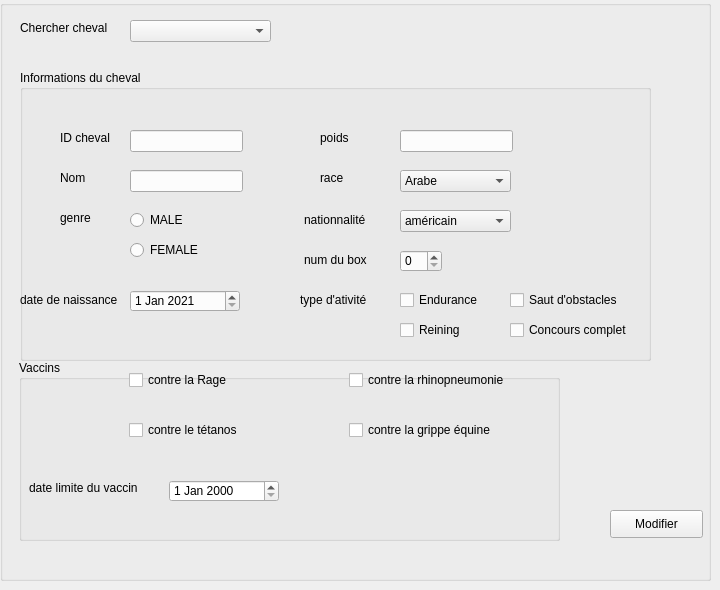
     <widget class="QWidget" name="tab_7">
      <attribute name="title">
       <string>Modifier </string>
      </attribute>
      <widget class="QGroupBox" name="groupBox_5">
       <property name="geometry">
        <rect>
         <x>0</x>
         <y>0</y>
         <width>711</width>
         <height>581</height>
        </rect>
       </property>
       <property name="title">
        <string/>
       </property>
       <widget class="QLineEdit" name="idChev_2">
        <property name="geometry">
         <rect>
          <x>130</x>
          <y>130</y>
          <width>113</width>
          <height>22</height>
         </rect>
        </property>
       </widget>
       <widget class="QLineEdit" name="nomChev_2">
        <property name="geometry">
         <rect>
          <x>130</x>
          <y>170</y>
          <width>113</width>
          <height>22</height>
         </rect>
        </property>
       </widget>
       <widget class="QLineEdit" name="poidsChev_2">
        <property name="geometry">
         <rect>
          <x>400</x>
          <y>130</y>
          <width>113</width>
          <height>22</height>
         </rect>
        </property>
       </widget>
       <widget class="QLabel" name="label_17">
        <property name="geometry">
         <rect>
          <x>60</x>
          <y>130</y>
          <width>55</width>
          <height>16</height>
         </rect>
        </property>
        <property name="text">
         <string>ID cheval</string>
        </property>
       </widget>
       <widget class="QLabel" name="label_18">
        <property name="geometry">
         <rect>
          <x>60</x>
          <y>170</y>
          <width>55</width>
          <height>16</height>
         </rect>
        </property>
        <property name="text">
         <string>Nom</string>
        </property>
       </widget>
       <widget class="QLabel" name="label_19">
        <property name="geometry">
         <rect>
          <x>60</x>
          <y>210</y>
          <width>55</width>
          <height>16</height>
         </rect>
        </property>
        <property name="text">
         <string>genre</string>
        </property>
       </widget>
       <widget class="QLabel" name="label_20">
        <property name="geometry">
         <rect>
          <x>20</x>
          <y>290</y>
          <width>111</width>
          <height>20</height>
         </rect>
        </property>
        <property name="text">
         <string>date de naissance</string>
        </property>
       </widget>
       <widget class="QLabel" name="label_21">
        <property name="geometry">
         <rect>
          <x>320</x>
          <y>130</y>
          <width>55</width>
          <height>16</height>
         </rect>
        </property>
        <property name="text">
         <string>poids</string>
        </property>
       </widget>
       <widget class="QLabel" name="label_22">
        <property name="geometry">
         <rect>
          <x>320</x>
          <y>170</y>
          <width>55</width>
          <height>16</height>
         </rect>
        </property>
        <property name="text">
         <string>race</string>
        </property>
       </widget>
       <widget class="QLabel" name="label_23">
        <property name="geometry">
         <rect>
          <x>304</x>
          <y>210</y>
          <width>71</width>
          <height>20</height>
         </rect>
        </property>
        <property name="text">
         <string>nationnalité</string>
        </property>
       </widget>
       <widget class="QLabel" name="label_24">
        <property name="geometry">
         <rect>
          <x>304</x>
          <y>250</y>
          <width>71</width>
          <height>20</height>
         </rect>
        </property>
        <property name="text">
         <string>num du box</string>
        </property>
       </widget>
       <widget class="QLabel" name="label_25">
        <property name="geometry">
         <rect>
          <x>300</x>
          <y>290</y>
          <width>81</width>
          <height>20</height>
         </rect>
        </property>
        <property name="text">
         <string>type d'ativité</string>
        </property>
       </widget>
       <widget class="QRadioButton" name="Male_2">
        <property name="geometry">
         <rect>
          <x>130</x>
          <y>210</y>
          <width>95</width>
          <height>20</height>
         </rect>
        </property>
        <property name="text">
         <string>MALE</string>
        </property>
       </widget>
       <widget class="QRadioButton" name="Female_2">
        <property name="geometry">
         <rect>
          <x>130</x>
          <y>240</y>
          <width>95</width>
          <height>20</height>
         </rect>
        </property>
        <property name="text">
         <string>FEMALE</string>
        </property>
       </widget>
       <widget class="QSpinBox" name="spinBox_3">
        <property name="geometry">
         <rect>
          <x>400</x>
          <y>250</y>
          <width>42</width>
          <height>22</height>
         </rect>
        </property>
       </widget>
       <widget class="QDateEdit" name="dateEdit_2">
        <property name="geometry">
         <rect>
          <x>130</x>
          <y>290</y>
          <width>110</width>
          <height>22</height>
         </rect>
        </property>
        <property name="dateTime">
         <datetime>
          <hour>0</hour>
          <minute>0</minute>
          <second>0</second>
          <year>2021</year>
          <month>1</month>
          <day>1</day>
         </datetime>
        </property>
        <property name="maximumDate">
         <date>
          <year>2023</year>
          <month>1</month>
          <day>1</day>
         </date>
        </property>
        <property name="minimumDate">
         <date>
          <year>2021</year>
          <month>1</month>
          <day>1</day>
         </date>
        </property>
       </widget>
       <widget class="QCheckBox" name="E_2">
        <property name="geometry">
         <rect>
          <x>400</x>
          <y>290</y>
          <width>81</width>
          <height>20</height>
         </rect>
        </property>
        <property name="text">
         <string>Endurance</string>
        </property>
       </widget>
       <widget class="QCheckBox" name="saut_2">
        <property name="geometry">
         <rect>
          <x>510</x>
          <y>290</y>
          <width>121</width>
          <height>20</height>
         </rect>
        </property>
        <property name="text">
         <string>Saut d'obstacles</string>
        </property>
       </widget>
       <widget class="QCheckBox" name="R_2">
        <property name="geometry">
         <rect>
          <x>400</x>
          <y>320</y>
          <width>81</width>
          <height>20</height>
         </rect>
        </property>
        <property name="text">
         <string>Reining</string>
        </property>
       </widget>
       <widget class="QCheckBox" name="cc_2">
        <property name="geometry">
         <rect>
          <x>510</x>
          <y>320</y>
          <width>131</width>
          <height>20</height>
         </rect>
        </property>
        <property name="text">
         <string>Concours complet</string>
        </property>
       </widget>
       <widget class="QComboBox" name="natChev_2">
        <property name="geometry">
         <rect>
          <x>400</x>
          <y>210</y>
          <width>111</width>
          <height>22</height>
         </rect>
        </property>
        <item>
         <property name="text">
          <string>américain</string>
         </property>
        </item>
        <item>
         <property name="text">
          <string>français</string>
         </property>
        </item>
        <item>
         <property name="text">
          <string>brésilien</string>
         </property>
        </item>
       </widget>
       <widget class="QComboBox" name="raceChev_2">
        <property name="geometry">
         <rect>
          <x>400</x>
          <y>170</y>
          <width>111</width>
          <height>22</height>
         </rect>
        </property>
        <item>
         <property name="text">
          <string>Arabe</string>
         </property>
        </item>
        <item>
         <property name="text">
          <string>Frison</string>
         </property>
        </item>
        <item>
         <property name="text">
          <string>Pur-sang</string>
         </property>
        </item>
       </widget>
       <widget class="QGroupBox" name="groupBox_6">
        <property name="geometry">
         <rect>
          <x>19</x>
          <y>360</y>
          <width>541</width>
          <height>181</height>
         </rect>
        </property>
        <property name="title">
         <string>Vaccins</string>
        </property>
        <widget class="QCheckBox" name="Rage_2">
         <property name="geometry">
          <rect>
           <x>110</x>
           <y>10</y>
           <width>111</width>
           <height>20</height>
          </rect>
         </property>
         <property name="text">
          <string>contre la Rage</string>
         </property>
        </widget>
        <widget class="QCheckBox" name="tetanos_2">
         <property name="geometry">
          <rect>
           <x>110</x>
           <y>60</y>
           <width>121</width>
           <height>20</height>
          </rect>
         </property>
         <property name="text">
          <string>contre le tétanos</string>
         </property>
        </widget>
        <widget class="QCheckBox" name="rhino_2">
         <property name="geometry">
          <rect>
           <x>330</x>
           <y>10</y>
           <width>181</width>
           <height>20</height>
          </rect>
         </property>
         <property name="text">
          <string>contre la rhinopneumonie</string>
         </property>
        </widget>
        <widget class="QCheckBox" name="grippe_2">
         <property name="geometry">
          <rect>
           <x>330</x>
           <y>60</y>
           <width>161</width>
           <height>20</height>
          </rect>
         </property>
         <property name="text">
          <string>contre la grippe équine</string>
         </property>
        </widget>
        <widget class="QLabel" name="label_26">
         <property name="geometry">
          <rect>
           <x>10</x>
           <y>120</y>
           <width>131</width>
           <height>16</height>
          </rect>
         </property>
         <property name="text">
          <string>date limite du vaccin</string>
         </property>
        </widget>
        <widget class="QDateEdit" name="dateLimiteVaccin_2">
         <property name="geometry">
          <rect>
           <x>150</x>
           <y>120</y>
           <width>110</width>
           <height>22</height>
          </rect>
         </property>
        </widget>
       </widget>
       <widget class="QPushButton" name="pushButton_3">
        <property name="geometry">
         <rect>
          <x>610</x>
          <y>510</y>
          <width>93</width>
          <height>28</height>
         </rect>
        </property>
        <property name="text">
         <string>Modifier</string>
        </property>
       </widget>
       <widget class="QGroupBox" name="groupBox_7">
        <property name="geometry">
         <rect>
          <x>20</x>
          <y>70</y>
          <width>631</width>
          <height>291</height>
         </rect>
        </property>
        <property name="title">
         <string>Informations du cheval</string>
        </property>
       </widget>
       <widget class="QComboBox" name="comboBox_2">
        <property name="geometry">
         <rect>
          <x>130</x>
          <y>20</y>
          <width>141</width>
          <height>22</height>
         </rect>
        </property>
       </widget>
       <widget class="QLabel" name="label_16">
        <property name="geometry">
         <rect>
          <x>20</x>
          <y>20</y>
          <width>111</width>
          <height>16</height>
         </rect>
        </property>
        <property name="text">
         <string>Chercher cheval</string>
        </property>
       </widget>
      </widget>
     </widget>
